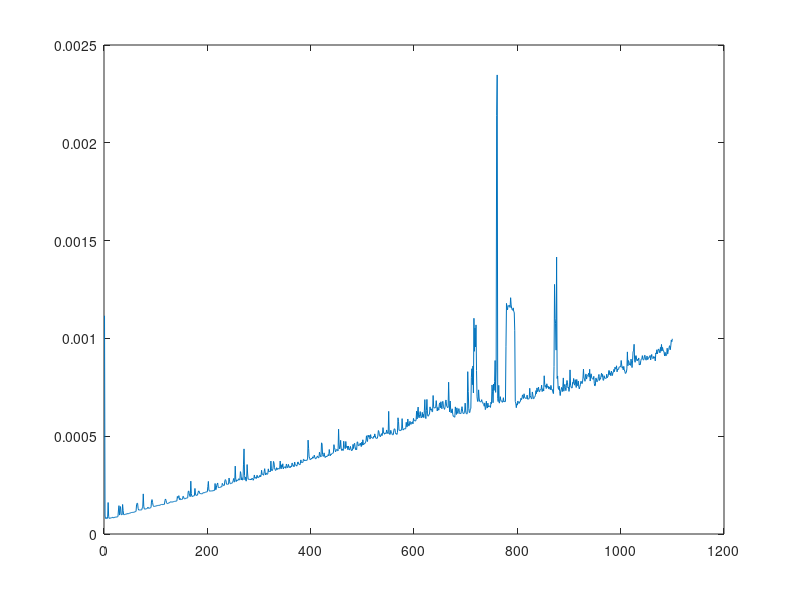

Reproduce this figure in MATLAB. (Note: this script raises an error after producing the figure.)
m = 500;

% recursion algorithm
for E = 1:1:1100;
    tic;
    y1 = erlangb(m,E);
    time1(E) = toc;
end
E = 1:1:1100;
plot(E,time1);
hold on;

% direct calculation
for E = 1:1:1100;
    tic;
    y2 = direct_erlangb(m,E);
    time2(E) = toc;
end
E = 1:1:1100;
plot(E,time2);